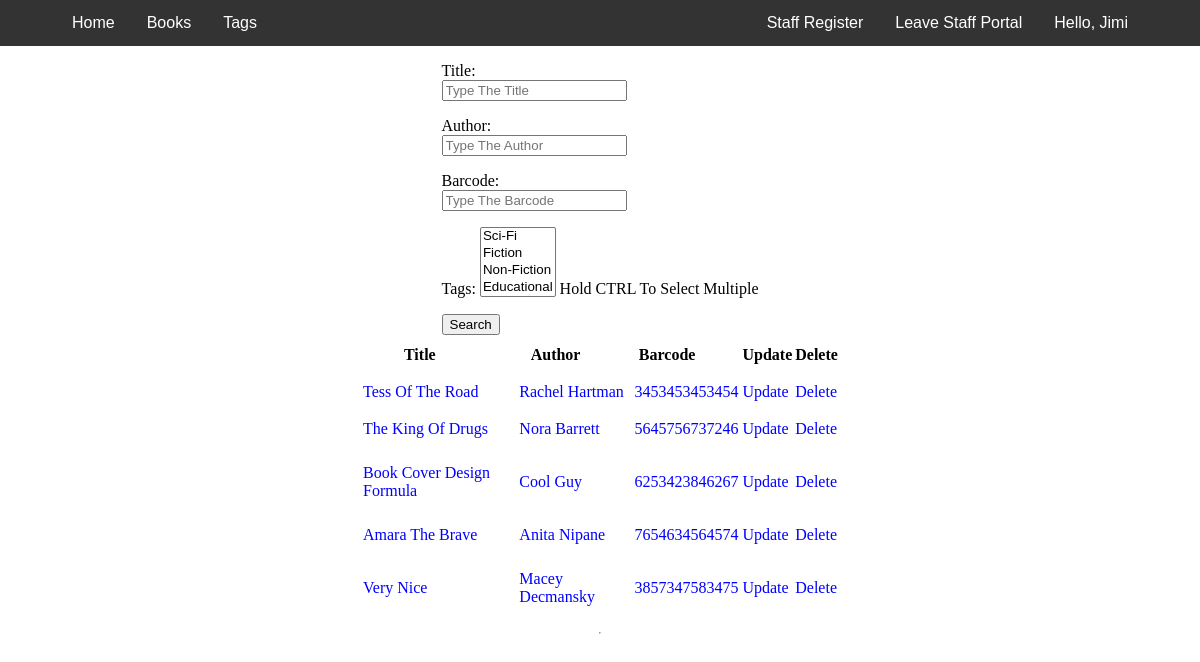
/staff/books (signed in), run on an earlier commit of the app's database.
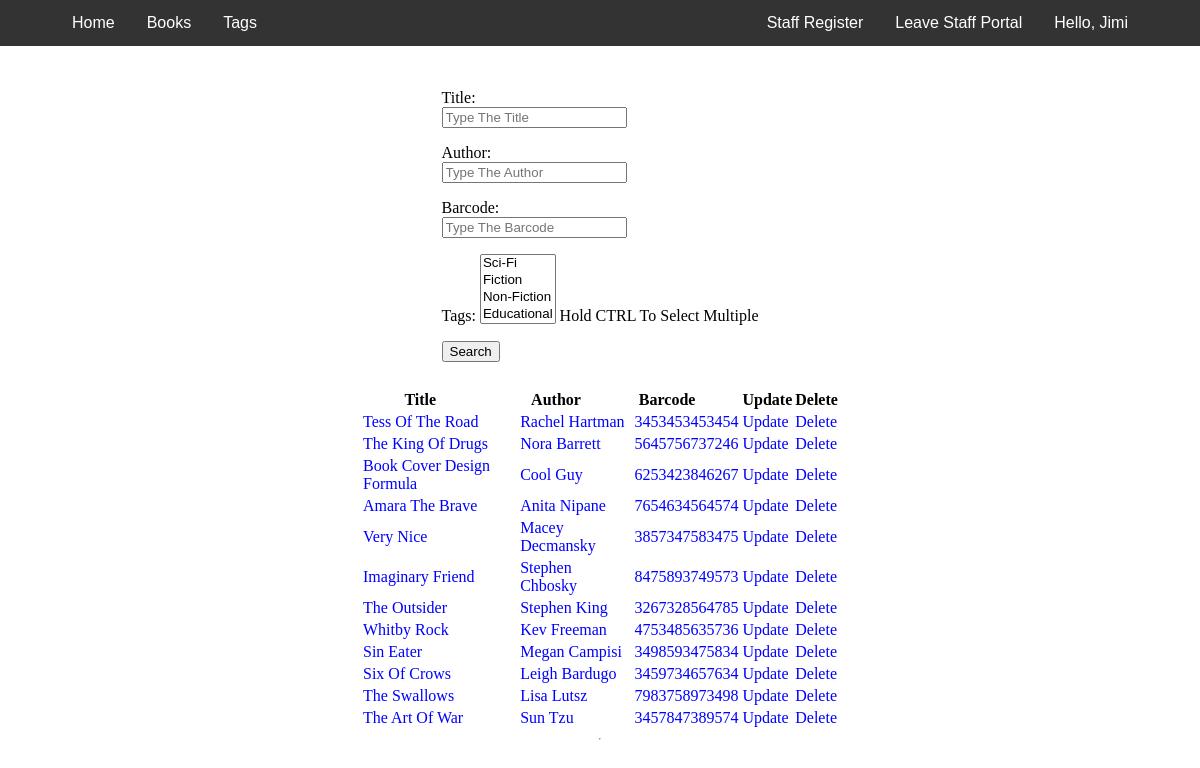
And on a later commit of the database.
### accounts/models.py (models this page shows, shortened)
class User(AbstractBaseUser):
    email = models.EmailField(max_length=255, unique=True)
    firstName = models.CharField(max_length=255, blank=True, null=True)
    lastName = models.CharField(max_length=255, blank=True, null=True)
    staff = models.BooleanField(default=False)  # staff user non superuser
    admin = models.BooleanField(default=False)  # superuser
    shipping_address = models.ForeignKey(ShippingAddressModel,
                                         on_delete=SET_NULL,
                                         null=True)
    USERNAME_FIELD = 'email'  # username
    objects = UserManager()
    @property
    def is_staff(self):
        return self.staff

### Inventory/models.py (models this page shows, shortened)
class Book(models.Model):
    title = models.CharField(max_length=100)
    author = models.CharField(max_length=100)
    description = models.CharField(max_length=400)
    barcode = models.CharField(max_length=13)
    price = models.DecimalField(max_digits=10, decimal_places=2)
    discounted_price = models.DecimalField(max_digits=10,
                                           decimal_places=2,
                                           null=True,
                                           blank=True)
    borrowed = models.BooleanField(default=False)
    coverImage = models.ImageField(upload_to='bookCovers')
    tags = models.ManyToManyField(Tag)
    payment_id = models.CharField(max_length=200, null=True)
    product_id = models.CharField(max_length=200, null=True)

### Inventory/views.py (the view, shortened to what this page needs)
# urls.py: path('books', BooksView.as_view(), name="viewBooks"),
@method_decorator(decorators, name='dispatch')
class BooksView(View):
    template_name = 'inventory/viewBooks.html'
    def get(self, request, *args, **kwargs):
        context = {}
        form = SearchBookForm()
        books = Book.objects.all()
        context['books'] = books
        context['form'] = form
        return render(request, self.template_name, context)

### Inventory/forms.py
class SearchBookForm(forms.Form):
    title = forms.CharField(
        max_length=100,
        required=False,
        widget=forms.TextInput(attrs={'placeholder': 'Type The Title'}))
    author = forms.CharField(
        max_length=100,
        required=False,
        widget=forms.TextInput(attrs={'placeholder': 'Type The Author'}))
    barcode = forms.CharField(
        max_length=13,
        min_length=13,
        required=False,
        widget=forms.TextInput(attrs={'placeholder': 'Type The Barcode'}))
    tags = Tag.objects.all()
    tags = forms.ModelMultipleChoiceField(
        tags, help_text='Hold CTRL To Select Multiple', required=False)

### Inventory/models.py (called while the page is built)
    def __str__(self):
        return self.name

### Inventory/templates/inventory/viewBooks.html (shortened to what this page needs)
{% extends "Sbase.html" %}
{% block head %}
{% load static %}
<link rel="stylesheet" href="{% static "css/inventory/viewBooks.css" %}">
{% endblock %}
{% block content %}
<div class="search-form">
  <form method="post">
    {{form.as_p}}
    <button type="submit">Search</button>
  </form>
</div>
<hr>
<div class="results-table">
  <table>
    <th>Title</th>
    <th>Author</th>
    <th>Barcode</th>
    <th>Update</th>
    <th>Delete</th>
    {% for i in books %}
    <tr>
      <td><a class="books-link" href="{% url 'book' id=i.id %}">{{i.title}}</a></td>
      <td><a class="books-link" href="#">{{i.author}}</a></td>
      <td><a class="books-link" href="#">{{i.barcode}}</a></td>
      <td><a class="books-link" href="{% url 'updateBook' id=i.id %}">Update</a></td>
      <td><a class="books-link" href="{% url 'deleteBook' id=i.id %}" onclick="return confirm('Are you sure you want to delete this?')">Delete </a></td>
    </tr>
    {% endfor %}
  </table>
</div>
{% endblock %}

### Inventory/templates/Sbase.html (shortened to what this page needs)
<!DOCTYPE html>
<html lang="en">
<head>
  {% block head %}
  {% endblock %}
</head>
<body>
  <div class="container">
    {% include "inventory/staffNavBar.html" %}
    {% block content %}
    {% endblock %}
  </div>
</body>
</html>

### Inventory/templates/inventory/staffNavBar.html (shortened to what this page needs)
<div class="navbar">
  <a style="margin-left: 3.5em;" class="float-l" href="{% url 'sHome' %}">Home</a>
  <div class="dropdown">
    <button class="dropbtn">Books
    </button>
  </div>
  <div class="dropdown">
    <button class="dropbtn">Tags
    </button>
  </div>
  <div style="float: right; margin-right: 3.5em;" class="dropdown">
    <button class="dropbtn">Hello, {{user.firstName}}
    </button>
  </div>
  <a class="float-r" href="{% url 'home' %}">Leave Staff Portal</a>
  <a class="float-r" href="{% url 'sRegister' %}">Staff Register</a>
</div>

### static/css/Inventory/viewBooks.css (style rules this page uses)
.container { display: grid; grid-template-rows: auto 1fr 1fr; grid-template-areas: "navbar" "form" "results" }
.navbar { grid-area: navbar; }
.search-form { grid-area: form; display: flex; justify-content: center; align-items: center; width: 100%; }
input { display: flex; justify-content: center; }
.results-table { grid-area: results; display: flex; justify-content: center; }
table { width: 40%; }
th { padding-right: 8.333%; }
.books-link { text-decoration: none; color: blue; }

### Inventory/templates/inventory/staffNavBar.html (style rules this page uses)
body { margin: 0; }
.navbar { background-color: #333; font-family: Arial; }
.float-r { float: right; font-size: 16px; color: white; text-align: center; padding: 14px 16px; text-decoration: none; }
.float-l { float: left; font-size: 16px; color: white; text-align: center; padding: 14px 16px; text-decoration: none; }
.dropdown { float: left; overflow: hidden; }
.dropdown .dropbtn { font-size: 16px; border: none; outline: none; color: white; padding: 14px 16px; background-color: inherit; font-family: inherit; margin: 0; }

What changed in the data, as far as the page shows it:
added Book: title "Imaginary Friend", author "Stephen Chbosky", barcode "8475893749573"
added Book: title "The Outsider", author "Stephen King", barcode "3267328564785"
added Book: title "Whitby Rock", author "Kev Freeman", barcode "4753485635736"
added Book: title "Sin Eater", author "Megan Campisi", barcode "3498593475834"
added Book: title "Six Of Crows", author "Leigh Bardugo", barcode "3459734657634"
added Book: title "The Swallows", author "Lisa Lutsz", barcode "7983758973498"
added Book: title "The Art Of War", author "Sun Tzu", barcode "3457847389574"
